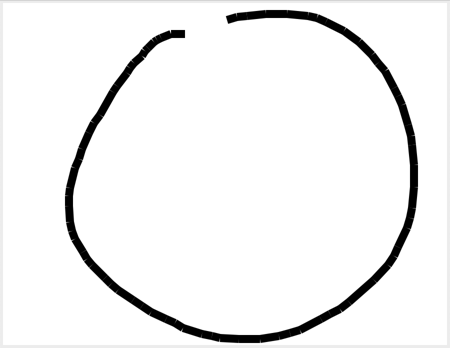
#> input picture Shapes/circle/circle20240221125150195016.png, 450 x 348 px, found by its file name; its folder holds only this picture in this run
$ python model.py
#> lines starting #> are read from the running program, lines starting #| are printed output that depends on the picture
import numpy as np
import matplotlib.pyplot as plt
import os
import cv2
import pickle
import random
from PIL import Image, ImageOps

# Dataset Directory
DATADIR = "G:\School\Shapes Detect\Gesture Model\Shapes"

#List of categories for tensorflow class labels
CATEGORIES = [
    "circle",
    "square",
    "triangle",
    "x",
    "double-line-horizontal",
    "double-line-vertical",
    "triple-line-horizontal",
    "triple-line-vertical",
    "diagonal-from-right",
    "diagonal-from-left"
]

# Image Data array
training_data = []

# Image size for standard (28 for optimal handwritten stuff)
IMG_SIZE = 28

def create_training_data():
    # Iterate through categories
    for category in CATEGORIES:
        # Image directory
        path = os.path.join(DATADIR, category)
        #Class number for tensorflow
        class_num = CATEGORIES.index(category)
        for img in os.listdir(path):
            try:
                # read image
                img_array = cv2.imread(os.path.join(path,img), cv2.IMREAD_GRAYSCALE)
#> img_array is the input picture: shape (348, 450); min 0, max 255, mean 241.3
                #resize for standardization
                new_array = cv2.resize(img_array, (IMG_SIZE, IMG_SIZE))
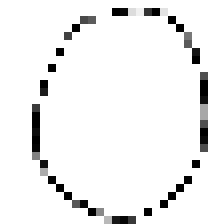
#> new_array: shape (28, 28) (shown 8 times larger); min 0, max 255, mean 240
                #Raw image
                training_data.append([new_array, class_num])

                #manipulate and edit images to easily tripple image dataset

                #Flipped image
                flipped_array = cv2.flip(new_array, 0)
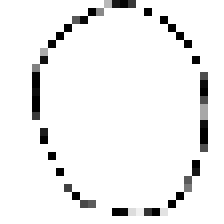
#> flipped_array: shape (28, 28) (shown 8 times larger); min 0, max 255, mean 240
                training_data.append([flipped_array, class_num])
                #Mirrored image
                mirrored_array = cv2.flip(new_array, 1)
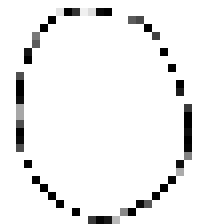
#> mirrored_array: shape (28, 28) (shown 8 times larger); min 0, max 255, mean 240
                training_data.append([mirrored_array, class_num])
                #Flipped mirror image
                flipped_mirrored_array = cv2.flip(new_array, -1)
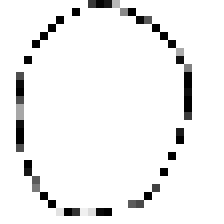
#> flipped_mirrored_array: shape (28, 28) (shown 8 times larger); min 0, max 255, mean 240
                training_data.append([flipped_mirrored_array, class_num])


            except Exception as e:
                print(e)

#> (the run stopped early here; a loop or call above may not have finished)
